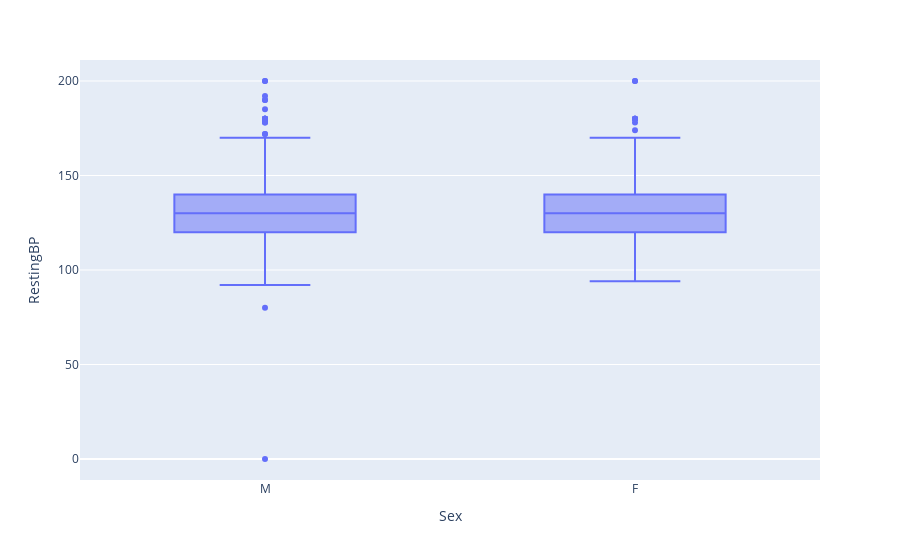

Write notebook code for a chart like this one.
### Code cell
px.box(heart_df,x = "Sex", y = "RestingBP")

### Figure 1 — Plotly figure (JSON) as saved in the notebook; plotly's stock layout.template omitted (floating-point values rounded to 4 significant figures; data arrays with more than 128 entries replaced by an {"elided": "..."} marker saying what was removed)
{"data": [{"alignmentgroup": "True", "hovertemplate": "Sex=%{x}<br>RestingBP=%{y}<extra></extra>", "legendgroup": "", "marker": {"color": "#636efa"}, "name": "", "notched": false, "offsetgroup": "", "orientation": "v", "showlegend": false, "type": "box", "x": {"elided": "918 str values"}, "x0": " ", "xaxis": "x", "y": {"elided": "918 int values"}, "y0": " ", "yaxis": "y"}], "layout": {"boxmode": "group", "legend": {"tracegroupgap": 0}, "margin": {"t": 60}, "xaxis": {"anchor": "y", "domain": [0, 1], "title": {"text": "Sex"}}, "yaxis": {"anchor": "x", "domain": [0, 1], "title": {"text": "RestingBP"}}}}
